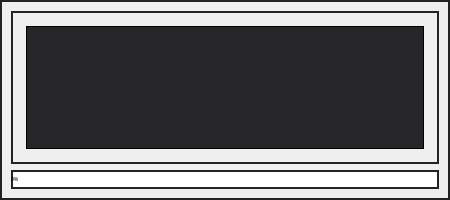
<?xml version="1.0" encoding="UTF-8"?>
<ui version="4.0">
 <class>CVDisplayMessageBox</class>
 <widget class="QDialog" name="CVDisplayMessageBox">
  <property name="geometry">
   <rect>
    <x>0</x>
    <y>0</y>
    <width>450</width>
    <height>200</height>
   </rect>
  </property>
  <property name="sizePolicy">
   <sizepolicy hsizetype="Expanding" vsizetype="Expanding">
    <horstretch>0</horstretch>
    <verstretch>0</verstretch>
   </sizepolicy>
  </property>
  <property name="windowTitle">
   <string>Dialog</string>
  </property>
  <property name="styleSheet">
   <string notr="true">
                #CVDisplayMessageBox{
                border-left : 1.5px solid #232323;
                border-top : 1.5px solid #232323;
                border-right : 1.5px solid #232323;
                border-bottom : 1.5px solid #232323;
                /*margin-left: 20px;
                margin-right:20px;
                margin-top:20px;
                margin-bottom:20px;*/
                }
            </string>
  </property>
  <layout class="QGridLayout" name="gridLayout_2">
   <item row="0" column="0">
    <widget class="QWidget" name="outerWidget" native="true">
     <property name="sizePolicy">
      <sizepolicy hsizetype="Expanding" vsizetype="Expanding">
       <horstretch>0</horstretch>
       <verstretch>0</verstretch>
      </sizepolicy>
     </property>
     <property name="styleSheet">
      <string notr="true">
                            #outerWidget{
                            border-left : 1.5px solid #232323;
                            border-top : 1.5px solid #232323;
                            border-right : 1.5px solid #232323;
                            border-bottom : 1.5px solid #232323;
                            /*margin-left: 20px;
                            margin-right:20px;
                            margin-top:20px;
                            margin-bottom:20px;*/
                            }
                        </string>
     </property>
     <layout class="QGridLayout" name="gridLayout">
      <property name="leftMargin">
       <number>5</number>
      </property>
      <property name="topMargin">
       <number>5</number>
      </property>
      <property name="rightMargin">
       <number>5</number>
      </property>
      <property name="bottomMargin">
       <number>5</number>
      </property>
      <property name="spacing">
       <number>0</number>
      </property>
      <item row="0" column="1">
       <spacer name="verticalSpacer">
        <property name="orientation">
         <enum>Qt::Vertical</enum>
        </property>
        <property name="sizeType">
         <enum>QSizePolicy::Fixed</enum>
        </property>
        <property name="sizeHint" stdset="0">
         <size>
          <width>20</width>
          <height>10</height>
         </size>
        </property>
       </spacer>
      </item>
      <item row="1" column="0">
       <spacer name="horizontalSpacer">
        <property name="orientation">
         <enum>Qt::Horizontal</enum>
        </property>
        <property name="sizeType">
         <enum>QSizePolicy::Fixed</enum>
        </property>
        <property name="sizeHint" stdset="0">
         <size>
          <width>10</width>
          <height>20</height>
         </size>
        </property>
       </spacer>
      </item>
      <item row="1" column="1">
       <widget class="QLabel" name="label">
        <property name="sizePolicy">
         <sizepolicy hsizetype="Preferred" vsizetype="Preferred">
          <horstretch>0</horstretch>
          <verstretch>0</verstretch>
         </sizepolicy>
        </property>
        <property name="styleSheet">
         <string notr="true">
                                        #label{border: 1px solid #000;
background-color: #262628;
                                        /*margin-left: 20px;
                                        margin-right:20px;
                                        margin-top:20px;
                                        margin-bottom:20px;*/
                                        }
                                    </string>
        </property>
        <property name="text">
         <string/>
        </property>
        <property name="alignment">
         <set>Qt::AlignLeading|Qt::AlignLeft|Qt::AlignTop</set>
        </property>
       </widget>
      </item>
      <item row="1" column="2">
       <spacer name="horizontalSpacer_2">
        <property name="orientation">
         <enum>Qt::Horizontal</enum>
        </property>
        <property name="sizeType">
         <enum>QSizePolicy::Fixed</enum>
        </property>
        <property name="sizeHint" stdset="0">
         <size>
          <width>10</width>
          <height>20</height>
         </size>
        </property>
       </spacer>
      </item>
      <item row="2" column="1">
       <spacer name="verticalSpacer_2">
        <property name="orientation">
         <enum>Qt::Vertical</enum>
        </property>
        <property name="sizeType">
         <enum>QSizePolicy::Fixed</enum>
        </property>
        <property name="sizeHint" stdset="0">
         <size>
          <width>20</width>
          <height>10</height>
         </size>
        </property>
       </spacer>
      </item>
     </layout>
    </widget>
   </item>
   <item row="1" column="0">
    <widget class="QProgressBar" name="progressBar">
     <property name="sizePolicy">
      <sizepolicy hsizetype="Expanding" vsizetype="Fixed">
       <horstretch>0</horstretch>
       <verstretch>0</verstretch>
      </sizepolicy>
     </property>
     <property name="font">
      <font>
       <pointsize>4</pointsize>
      </font>
     </property>
     <property name="styleSheet">
      <string notr="true">QProgressBar::chunk {
                            background-color: #46C8FF;
                            }
                        QProgressBar {
     border:1.5px solid #232323;
 }</string>
     </property>
     <property name="minimum">
      <number>0</number>
     </property>
     <property name="maximum">
      <number>100</number>
     </property>
     <property name="value">
      <number>0</number>
     </property>
     <property name="alignment">
      <set>Qt::AlignLeading|Qt::AlignLeft|Qt::AlignVCenter</set>
     </property>
    </widget>
   </item>
  </layout>
 </widget>
 <resources>
  <include location="../../../PLMResource.qrc"/>
 </resources>
 <connections/>
</ui>
